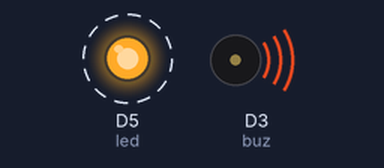
Bench run of a sketch on a simulated ESP8266 (NodeMCU). Parts: output pins drawn as LEDs (lit = HIGH), buzzer (waves = sounding, pin HIGH). Dashed ring = blinking.

Above: at 0.5 s.
Timing chart, 0 to 4.6 s (numbered marks = the images above):
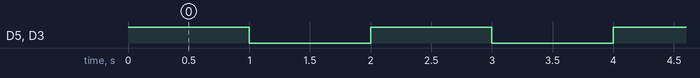

Measured:
- by itself, D5 (led), D3 (buz): alternates HIGH for 1.0 s and LOW for 1.0 s

The sketch:

Pertemuan_Ke_-5.ino
```cpp
#define led D5
#define buz D3

void setup() {
  // put your setup code here, to run once:
Serial.begin(9600);
pinMode(led,OUTPUT);
pinMode(buz,OUTPUT);
}

void loop() {
  // put your main code here, to run repeatedly:
  digitalWrite(led,HIGH);
  digitalWrite(buz,HIGH);
  delay(1000);
  digitalWrite(led,LOW);
  digitalWrite(buz,LOW);
  delay(1000);
}
```
